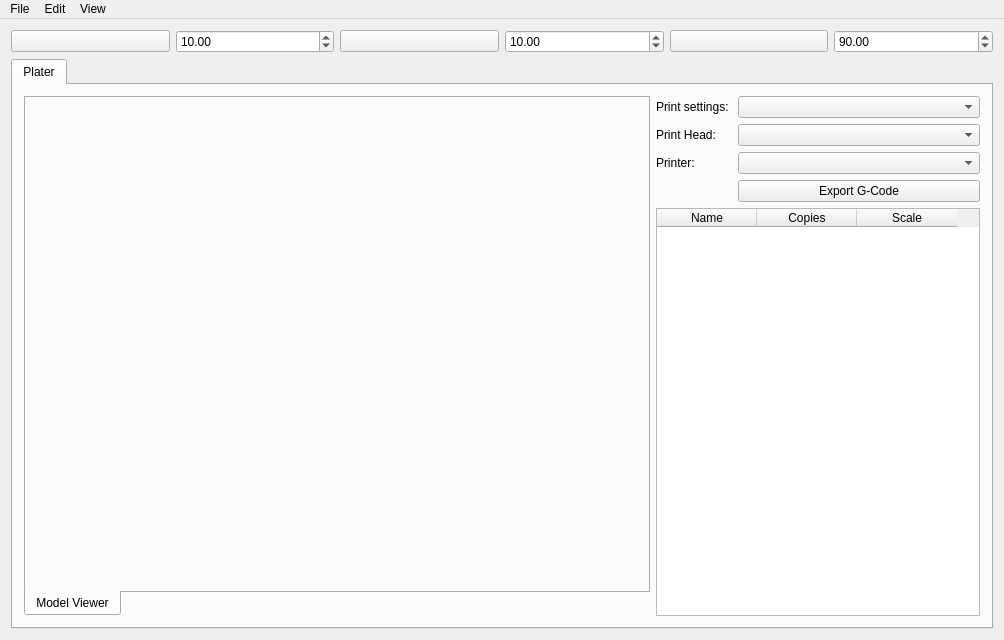
<?xml version="1.0" encoding="UTF-8"?>
<ui version="4.0">
 <class>Versa3dMainWindow</class>
 <widget class="QMainWindow" name="Versa3dMainWindow">
  <property name="geometry">
   <rect>
    <x>0</x>
    <y>0</y>
    <width>1004</width>
    <height>640</height>
   </rect>
  </property>
  <property name="sizePolicy">
   <sizepolicy hsizetype="Preferred" vsizetype="Preferred">
    <horstretch>0</horstretch>
    <verstretch>0</verstretch>
   </sizepolicy>
  </property>
  <property name="minimumSize">
   <size>
    <width>1004</width>
    <height>600</height>
   </size>
  </property>
  <property name="windowTitle">
   <string>MainWindow</string>
  </property>
  <widget class="QWidget" name="centralWidget">
   <layout class="QVBoxLayout" name="verticalLayout">
    <item>
     <layout class="QHBoxLayout" name="movement_bar">
      <item>
       <widget class="QPushButton" name="push_button_y">
        <property name="text">
         <string/>
        </property>
        <property name="icon">
         <iconset resource="icon/versa3d_icon.qrc">
          <normaloff>:/arrow/arrow-left.svg</normaloff>:/arrow/arrow-left.svg</iconset>
        </property>
       </widget>
      </item>
      <item>
       <widget class="QDoubleSpinBox" name="y_delta">
        <property name="minimum">
         <double>-99.989999999999995</double>
        </property>
        <property name="value">
         <double>10.000000000000000</double>
        </property>
       </widget>
      </item>
      <item>
       <widget class="QPushButton" name="push_button_x">
        <property name="text">
         <string/>
        </property>
        <property name="icon">
         <iconset resource="icon/versa3d_icon.qrc">
          <normaloff>:/arrow/arrow-up.svg</normaloff>:/arrow/arrow-up.svg</iconset>
        </property>
       </widget>
      </item>
      <item>
       <widget class="QDoubleSpinBox" name="x_delta">
        <property name="minimum">
         <double>-100.000000000000000</double>
        </property>
        <property name="maximum">
         <double>100.000000000000000</double>
        </property>
        <property name="value">
         <double>10.000000000000000</double>
        </property>
       </widget>
      </item>
      <item>
       <widget class="QPushButton" name="push_button_rotate">
        <property name="text">
         <string/>
        </property>
        <property name="icon">
         <iconset resource="icon/versa3d_icon.qrc">
          <normaloff>:/arrow/corner-right-up.svg</normaloff>:/arrow/corner-right-up.svg</iconset>
        </property>
       </widget>
      </item>
      <item>
       <widget class="QDoubleSpinBox" name="delta_rotate">
        <property name="minimum">
         <double>-360.000000000000000</double>
        </property>
        <property name="maximum">
         <double>360.000000000000000</double>
        </property>
        <property name="value">
         <double>90.000000000000000</double>
        </property>
       </widget>
      </item>
     </layout>
    </item>
    <item>
     <widget class="QTabWidget" name="MainViewTab">
      <property name="currentIndex">
       <number>0</number>
      </property>
      <widget class="QWidget" name="Plater">
       <attribute name="title">
        <string>Plater</string>
       </attribute>
       <layout class="QHBoxLayout" name="horizontalLayout">
        <item>
         <widget class="QTabWidget" name="ViewerTab">
          <property name="tabPosition">
           <enum>QTabWidget::South</enum>
          </property>
          <property name="currentIndex">
           <number>0</number>
          </property>
          <widget class="QWidget" name="Model_ViewerTab">
           <attribute name="title">
            <string>Model Viewer</string>
           </attribute>
           <layout class="QHBoxLayout" name="horizontalLayout_2">
            <item>
             <widget class="QVTKRenderWindowInteractor" name="vtkWidget" native="true">
              <property name="minimumSize">
               <size>
                <width>600</width>
                <height>500</height>
               </size>
              </property>
             </widget>
            </item>
           </layout>
          </widget>
         </widget>
        </item>
        <item>
         <layout class="QVBoxLayout" name="right_side_vertical_layout">
          <item>
           <layout class="QFormLayout" name="formLayout">
            <item row="1" column="0">
             <widget class="QLabel" name="PrintSettingLabel">
              <property name="text">
               <string>Print settings: </string>
              </property>
             </widget>
            </item>
            <item row="1" column="1">
             <widget class="QComboBox" name="PrintSettingComboBox"/>
            </item>
            <item row="2" column="0">
             <widget class="QLabel" name="PrintHeadLabel">
              <property name="text">
               <string>Print Head:</string>
              </property>
             </widget>
            </item>
            <item row="2" column="1">
             <widget class="QComboBox" name="PrintHeadComboBox"/>
            </item>
            <item row="3" column="0">
             <widget class="QLabel" name="PrinterLabel">
              <property name="text">
               <string>Printer:</string>
              </property>
             </widget>
            </item>
            <item row="3" column="1">
             <widget class="QComboBox" name="PrinterComboBox"/>
            </item>
            <item row="4" column="1">
             <widget class="QPushButton" name="ExportGCodeButton">
              <property name="text">
               <string>Export G-Code</string>
              </property>
             </widget>
            </item>
           </layout>
          </item>
          <item>
           <widget class="QTableWidget" name="table_stl">
            <property name="focusPolicy">
             <enum>Qt::TabFocus</enum>
            </property>
            <property name="autoFillBackground">
             <bool>true</bool>
            </property>
            <property name="editTriggers">
             <set>QAbstractItemView::NoEditTriggers</set>
            </property>
            <property name="selectionBehavior">
             <enum>QAbstractItemView::SelectRows</enum>
            </property>
            <property name="columnCount">
             <number>3</number>
            </property>
            <column>
             <property name="text">
              <string>Name</string>
             </property>
            </column>
            <column>
             <property name="text">
              <string>Copies</string>
             </property>
            </column>
            <column>
             <property name="text">
              <string>Scale</string>
             </property>
            </column>
           </widget>
          </item>
         </layout>
        </item>
       </layout>
      </widget>
     </widget>
    </item>
   </layout>
  </widget>
  <widget class="QMenuBar" name="menuBar">
   <property name="geometry">
    <rect>
     <x>0</x>
     <y>0</y>
     <width>1004</width>
     <height>21</height>
    </rect>
   </property>
   <widget class="QMenu" name="menuFile">
    <property name="title">
     <string>File</string>
    </property>
    <addaction name="actionImport_STL"/>
   </widget>
   <widget class="QMenu" name="menu_edit">
    <property name="title">
     <string>Edit</string>
    </property>
    <addaction name="action_undo"/>
    <addaction name="action_redo"/>
    <addaction name="separator"/>
    <addaction name="actioncopy"/>
    <addaction name="actionpaste"/>
    <addaction name="actiondelete"/>
   </widget>
   <widget class="QMenu" name="menuView">
    <property name="title">
     <string>View</string>
    </property>
   </widget>
   <addaction name="menuFile"/>
   <addaction name="menu_edit"/>
   <addaction name="menuView"/>
  </widget>
  <action name="actionImport_STL">
   <property name="text">
    <string>Import stl</string>
   </property>
  </action>
  <action name="action_undo">
   <property name="text">
    <string>Undo</string>
   </property>
   <property name="shortcut">
    <string>Ctrl+Z</string>
   </property>
  </action>
  <action name="action_redo">
   <property name="text">
    <string>Redo</string>
   </property>
   <property name="shortcut">
    <string>Ctrl+Y</string>
   </property>
  </action>
  <action name="actioncopy">
   <property name="text">
    <string>cut</string>
   </property>
  </action>
  <action name="actionpaste">
   <property name="text">
    <string>copy</string>
   </property>
  </action>
  <action name="actiondelete">
   <property name="text">
    <string>paste</string>
   </property>
  </action>
  <action name="actionSelection_Mode">
   <property name="text">
    <string>Selection Mode</string>
   </property>
  </action>
  <action name="actionCamera_Mode">
   <property name="text">
    <string>Camera Mode</string>
   </property>
  </action>
 </widget>
 <layoutdefault spacing="6" margin="11"/>
 <customwidgets>
  <customwidget>
   <class>QVTKRenderWindowInteractor</class>
   <extends>QWidget</extends>
   <header>vtk.qt.QVTKRenderWindowInteractor</header>
  </customwidget>
 </customwidgets>
 <resources>
  <include location="icon/versa3d_icon.qrc"/>
 </resources>
 <connections/>
</ui>
